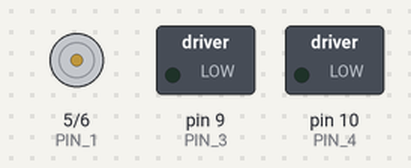
Bench run of a sketch on a simulated Arduino Uno, built with avr-gcc and run on an emulated ATmega328P. On the bench: motor-driver pin pairs drawn as motors (green arrow = first pin HIGH = forward, orange = second pin HIGH = backward, longer = more drive), switched loads named in the sketch (green lamp = pin HIGH). What the sketch prints to the serial monitor is not drawn.

Above: at 0.15 s.
Timing chart, 0 to 1.6 s (numbered marks = the images above):
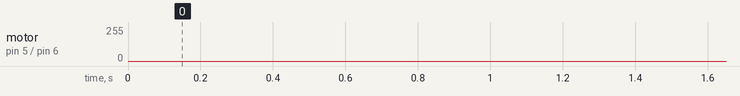

The sketch:

controlslope.ino
```cpp
const int PIN_1 = 5;
const int PIN_2 = 6;
const int PIN_3 = 9;
const int PIN_4 = 10;

int myPins[] = {PIN_1, PIN_2, PIN_3, PIN_4};

String data_in;
bool rising = true;

void setup() {
  Serial.begin(115200);
  // Set up serial pins
  pinMode(PIN_1, OUTPUT);
  pinMode(PIN_2, OUTPUT);
  pinMode(PIN_3, OUTPUT);
  pinMode(PIN_4, OUTPUT);
  // Deactivate all motors
  analogWrite(PIN_1, 0);
  analogWrite(PIN_2, 0);
  analogWrite(PIN_3, 0);
  analogWrite(PIN_4, 0);
}

void write(int pinNum, int intensity) {
  for (int i = 0; i <= 3; i++) {
    if (pinNum != i) {
      analogWrite(myPins[i], 0);
    } else {
      analogWrite(myPins[pinNum], intensity);
    }
  }
}

int brightness = 70; // how bright the LED is
int fadeAmount = 1;  // how many points to fade the LED by

void loop() {

  // set the brightness of pin 9:
  write(0, brightness);

  if (brightness == 255) {
    Serial.print(millis());
    Serial.print('\n');
  }

  //  Serial.print(brightness);
  //  Serial.print('\n');
  // change the brightness for next time through the loop:
  brightness = brightness + fadeAmount;

  // reverse the direction of the fading at the ends of the fade:
  if (brightness <= 0 || brightness >= 255) {
    fadeAmount = -fadeAmount;
  }

  // wait for 30 milliseconds to see the dimming effect
  delay(1);
}
```

Untitled-1.cpp
```cpp
// Global Time Tracker
unsigned long currentTime = 0;
// Declare Motor as Class
class Motor {
private:
  byte pin;
  unsigned long SOA; // Stimuli Onset Asynchrony in milliseconds
  unsigned long DOS; // Duration of Signals in milliseconds
  double activeTime; // Time taken for motor to go from minimum to maximum
  // voltage in milliseconds
  unsigned long
      totalTime; // Total Time when the motor is active in milliseconds
  unsigned long PA, PS, PD,
      PE = 0; //   These are points for the vibration cycle
  unsigned long P0 = -1;
  double amplitudeStep = 1; // How much should the amplitude change in 1ms
  double currentIntensity = 0;

public:
  Motor(byte pin, unsigned long SOA, unsigned long DOS, double activeTime) {
    // Use 'this->' to make the difference between the
    // 'pin' attribute of the class and the
    // local variable 'pin' created from the parameter.
    this->pin = pin;
    this->SOA = SOA;
    this->DOS = DOS;
    this->activeTime = activeTime;
    this->totalTime = DOS + activeTime + activeTime;
    this->amplitudeStep = 255.0 / activeTime;
    init();
  }

  void init() {
    //   init() is equivalent to setup() for the objects
    pinMode(pin, OUTPUT);
    off();
  }
  // Getters and Setters
  unsigned long getPS() { return PS; }
  unsigned long getCurrentIntensity() {
    unsigned long intIntensity = currentIntensity;
    return intIntensity;
  }

  // This function sets the motor at a particular intensity between 0 and 255
  void set(double intensity) {
    unsigned long intIntensity = intensity;
    analogWrite(pin, intIntensity);
  }
  void off() {
    set(0);
    currentIntensity = 0;
  }
  void vibrate(unsigned long startTime) {
    if (millis() >= startTime) {
      // Set Up
      P0 = startTime;
      PA = P0 + activeTime;
      PS = PA + SOA;
      PD = PA + DOS;
      PE = P0 + totalTime;
      // Prunsigned long Initial Info
      currentTime = millis();
      if (currentTime == startTime) {
        // Uncomment this to debug
        // printInfo();
      }

      if (currentIntensity != 0) {
        // Uncomment this for debugging individual motors in Serial Plotter
        //   Serial.print(currentIntensity);
        //   Serial.print('\n');
      }
      //   Main Vibration Function
      // Increase
      if (currentTime >= P0 && currentTime < PA) {
        currentIntensity += amplitudeStep;
        if (currentIntensity >= 255) {
          currentIntensity = 255;
        }
        set(currentIntensity);
      }

      // Hold Constant

      else if (currentTime >= PA && currentTime < PD) {
        currentIntensity = 255;
        set(currentIntensity);
      }

      // Decrease
      else if (currentTime >= PD && currentTime < PE) {
        currentIntensity -= amplitudeStep;
        if (currentIntensity <= 0) {
          currentIntensity = 0;
        }
        set(currentIntensity);
      }

      else {
        off();
      }
    }
  }
  // Following is for debugging
  void printInfo() {
    Serial.print("-----------------");
    Serial.print('\n');
    Serial.print("PIN : ");
    Serial.print(pin);
    Serial.print('\n');
    Serial.print("SOA : ");
    Serial.print(SOA);
    Serial.print('\n');
    Serial.print("DOS : ");
    Serial.print(DOS);
    Serial.print('\n');
    Serial.print("Active Time : ");
    Serial.print(activeTime);
    Serial.print('\n');
    Serial.print("Total Time : ");
    Serial.print(totalTime);
    Serial.print('\n');
    Serial.print("PA : ");
    Serial.print(PA);
    Serial.print('\n');
    Serial.print("PS : ");
    Serial.print(PS);
    Serial.print('\n');
    Serial.print("PD : ");
    Serial.print(PD);
    Serial.print('\n');
    Serial.print("PE : ");
    Serial.print(PE);
    Serial.print('\n');
    Serial.print("P0 : ");
    Serial.print(P0);
    Serial.print('\n');
    Serial.print("Step : ");
    Serial.print(amplitudeStep);
    Serial.print('\n');
  }
};

/**************************************************
   Main Program Begins Here
 **************************************************/

// Pin Variables for vibration motors.
// This program is fixed for 4 motors
const unsigned long PIN_1 = 5;
const unsigned long PIN_2 = 6;
const unsigned long PIN_3 = 9;
const unsigned long PIN_4 = 10;

unsigned long motor_pin[] = {PIN_1, PIN_2, PIN_3, PIN_4};
const unsigned long number_of_modules = sizeof(motor_pin) / sizeof(int);

// Parameters are Motor(byte pin, unsigned long SOA, unsigned long DOS, unsigned
// long activeTime)
Motor Motor1(motor_pin[0], 110, 220, 100);
Motor Motor2(motor_pin[1], 110, 220, 100);
Motor Motor3(motor_pin[2], 110, 220, 100);
Motor Motor4(motor_pin[3], 110, 220, 100);
// Following is the array of motors for easier access
Motor Motors[] = {Motor1, Motor2, Motor3, Motor4};

// Initialize Serial Communication
void setup() { Serial.begin(115200); }

unsigned long activtime = 0;
// Main Arduino Loop
void loop() {
  //  Loop every 2 seconds
  if (millis() % 2000 == 0) {
    activtime = millis();
  }
  Motors[3].vibrate(activtime);
  Motors[2].vibrate(Motors[3].getPS());
  Motors[1].vibrate(Motors[2].getPS());
  Motors[0].vibrate(Motors[1].getPS());

  // Plot
  unsigned long sum =
      Motors[3].getCurrentIntensity() + Motors[2].getCurrentIntensity() +
      Motors[1].getCurrentIntensity() + Motors[0].getCurrentIntensity();
  if (sum != 0) {
    Serial.print(Motors[3].getCurrentIntensity());
    Serial.print(",");
    Serial.print(Motors[2].getCurrentIntensity());
    Serial.print(",");
    Serial.print(Motors[1].getCurrentIntensity());
    Serial.print(",");
    Serial.print(Motors[0].getCurrentIntensity());
    Serial.print('\n');
  }
}
```
